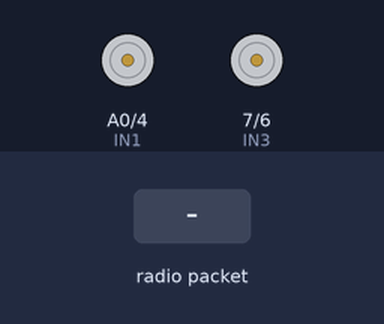
Bench run of a sketch on a simulated Arduino Uno, built with avr-gcc and run on an emulated ATmega328P. On the bench: motor-driver pin pairs drawn as motors (green arrow = first pin HIGH = forward, orange = second pin HIGH = backward, longer = more drive, scaled by the enable pin). Inputs (shaded band) come from the test bench. No radio packets arrive unless stated.

Above: at 1.2 s.
1.3 s: radio packet "1" arrives
At 1.7 s:
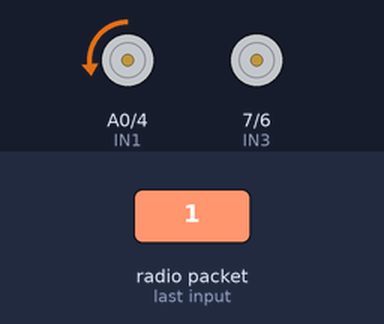
2.8 s: radio packet "0" arrives
At 4.0 s:
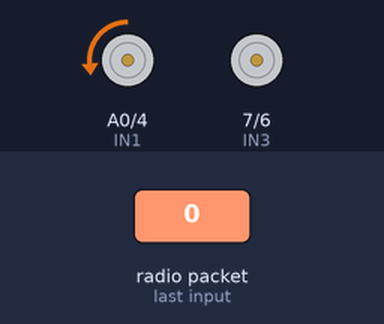
Timing chart, 0 to 5.8 s (numbered marks = the images above; inputs shaded):
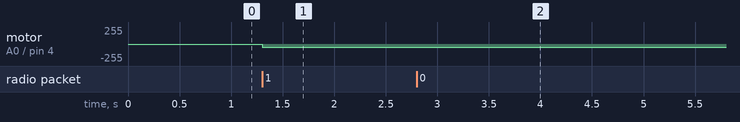

The sketch:

server_car.ino
```cpp
// nrf24_reliable_datagram_server.pde
// -*- mode: C++ -*-
// Example sketch showing how to create a simple addressed, reliable messaging server
// with the RHReliableDatagram class, using the RH_NRF24 driver to control a NRF24 radio.
// It is designed to work with the other example nrf24_reliable_datagram_client
// Tested on Uno with Sparkfun WRL-00691 NRF24L01 module
// Tested on Teensy with Sparkfun WRL-00691 NRF24L01 module
// Tested on Anarduino Mini (http://www.anarduino.com/mini/) with RFM73 module
// Tested on Arduino Mega with Sparkfun WRL-00691 NRF25L01 module

#include <RHReliableDatagram.h>
#include <RH_NRF24.h>
#include <SPI.h>

#define CLIENT_ADDRESS 1
#define SERVER_ADDRESS 2

int ENA=9;
int IN1=A0;
int IN2=4;
int IN3=7;
int IN4=6;
int ENB=5;


// Singleton instance of the radio driver
RH_NRF24 driver;
// RH_NRF24 driver(8, 7);   // For RFM73 on Anarduino Mini

// Class to manage message delivery and receipt, using the driver declared above
RHReliableDatagram manager(driver, SERVER_ADDRESS);

void setup()
{

   Serial.begin(9600);

  pinMode(IN1,OUTPUT);
  pinMode(IN2,OUTPUT);
  pinMode(IN3,OUTPUT);
  pinMode(IN4,OUTPUT);
  pinMode(ENA,OUTPUT);
  pinMode(ENB,OUTPUT);

  if (!manager.init())
    Serial.println("init failed");
  // Defaults after init are 2.402 GHz (channel 2), 2Mbps, 0dBm
}

uint8_t data[] = "joystick data recieved ";
// Dont put this on the stack:
uint8_t buf[RH_NRF24_MAX_MESSAGE_LEN];

void loop()
{
  if (manager.available())
  {
    // Wait for a message addressed to us from the client
    uint8_t len = sizeof(buf);
    uint8_t from;
    if (manager.recvfromAck(buf, &len, &from))
    {
     // Serial.print("got request from : 0x");
     // Serial.print(from, HEX);
     // Serial.print(": ");
     // Serial.println((char*)buf);

     if(buf[2]==0)
     {
      digitalWrite(IN1,LOW);
      digitalWrite(IN2,HIGH);
      digitalWrite(IN3,LOW);
      digitalWrite(IN4,HIGH);

     }

     else if(buf[2]==1)
     {
      digitalWrite(IN2,LOW);
      digitalWrite(IN1,HIGH);
      digitalWrite(IN4,LOW);
      digitalWrite(IN3,HIGH);

     }

      analogWrite(ENA,buf[0]);
      analogWrite(ENB,buf[1]);

      // Send a reply back to the originator client
      if (!manager.sendtoWait(data, sizeof(data), from))
        Serial.println("sendtoWait failed");
    }
  }
}
```

Measured:
- after the input at 1.3 s, motor on A0 (IN1) / pin 4 (IN2): stopped → backward 49/255 at once
- after the input at 2.8 s, motor on A0 (IN1) / pin 4 (IN2): backward 49/255 → backward 48/255 at once
